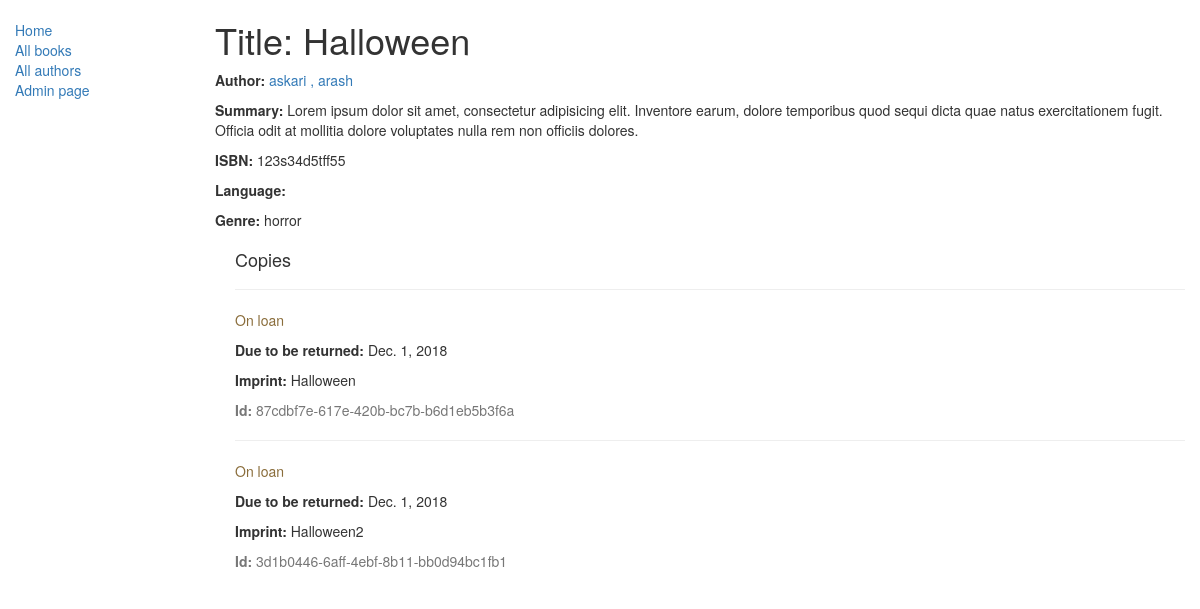
The app's page /catalog/books/1/ with its own data.
### catalog/models.py (models this page shows, shortened)
class Book(models.Model):
    title = models.CharField(max_length=200)
    author = models.ForeignKey('Author' , on_delete=models.SET_NULL , null =True)
    summary = models.TextField(max_length=1000 , help_text="enter a brief description of the book")
    isbn = models.CharField('ISBN' , max_length = 13 )
    genre = models.ManyToManyField(Genre , help_text = "select a genre for this book")
    def display_genre(self):
        """
         Creates a string for the Genre. This is required to display genre in Admin.
        """
        return ', '.join([ genre.name for genre in self.genre.all()[:3] ])
    display_genre.short_description = 'Genre'

class Author (models.Model):
    first_name = models.CharField(max_length = 100)
    last_name = models.CharField(max_length = 100)
    date_of_birth = models.DateField(null = True , blank = True)
    date_of_death = models.DateField('Died' , null = True , blank = True)
    def __str__(self):
        return '%s , %s' % (self.last_name , self.first_name)

class Genre (models.Model):
    name = models.CharField(max_length =200 , help_text="Enter a book genre(e. g. science fiction , French Poetry etc.) ")
    def __str__(self):
        return self.name

class BookInstance(models.Model):
    id = models.UUIDField(primary_key=True , default = uuid.uuid4 )
    book = models.ForeignKey('Book' , on_delete=models.SET_NULL , null = True)
    imprint = models.CharField(max_length = 200)
    due_back = models.DateField(null=True , blank = True)
    LOAN_STATUS = (
        ('m' , 'Maintenance'),
        ('o' , 'On loan'),
        ('a' , 'Available'),
        ('r' , 'Reserved'),
    )
    status = models.CharField(max_length = 1 , choices = LOAN_STATUS , blank = True , default = 'm' )
    class Meta :
        ordering = ["due_back"]

### catalog/views.py (the view)
class BookDetailView(generic.DetailView):
    model = models.Book
    template_name = 'catalog/Book_detail.html'

### catalog/templates/catalog/Book_detail.html
{% extends "catalog/base_generic.html" %}
{% block content %}
  <h1>Title: {{ book.title }}</h1>
  <p><strong>Author:</strong> <a href="">{{ book.author }}</a></p>
  <p><strong>Summary:</strong> {{ book.summary }}</p>
  <p><strong>ISBN:</strong> {{ book.isbn }}</p>
  <p><strong>Language:</strong> {{ book.language }}</p>
  <p><strong>Genre:</strong> {% for genre in book.genre.all %} {{ genre }}{% if not forloop.last %}, {% endif %}{% endfor %}</p>
  <div style="margin-left:20px;margin-top:20px">
    <h4>Copies</h4>
    {% for copy in book.bookinstance_set.all %}
    <hr>
    <p class="{% if copy.status == 'a' %}text-success{% elif copy.status == 'm' %}text-danger{% else %}text-warning{% endif %}">{{ copy.get_status_display }}</p>
    {% if copy.status != 'a' %}<p><strong>Due to be returned:</strong> {{copy.due_back}}</p>{% endif %}
    <p><strong>Imprint:</strong> {{copy.imprint}}</p>
    <p class="text-muted"><strong>Id:</strong> {{copy.id}}</p>
    {% endfor %}
  </div>
{% endblock %}

### records on screen
Book: title "Halloween", author "askari , arash", summary "Lorem ipsum dolor sit amet, consectetur adipisicing elit. Inventore earum, dolore temporibus quod sequi dicta quae natus exercitationem fugit. Officia odit at mollitia dolore voluptates nulla rem non officiis dolores.", isbn "123s34d5tff55"
Genre: name "horror"
BookInstance: status "On loan", due_back "Dec. 1, 2018", imprint "Halloween", id "87cdbf7e-617e-420b-bc7b-b6d1eb5b3f6a"
BookInstance: status "On loan", due_back "Dec. 1, 2018", imprint "Halloween2", id "3d1b0446-6aff-4ebf-8b11-bb0d94bc1fb1"
